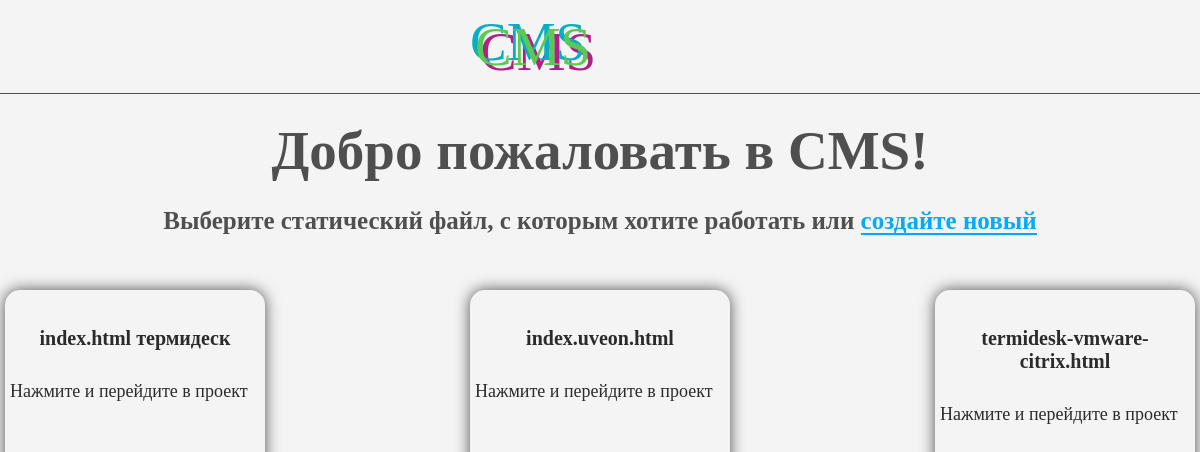
The page / on the database its author committed.
### backend/models.py (models this page shows)
class HTMLTemplate(models.Model):
    name = models.CharField(max_length=400)
    use_name = models.CharField(max_length=500)
    header = models.TextField(null=True)
    body_numbers = models.CharField(max_length=1000)

### backend/views.py (the view)
# urls.py: path('', views.index),
def index(request):
    htmles = return_all_html()
    return render(request, 'index.html', {'htmles': htmles})

### backend/services.py (called while the page is built)
def return_all_html():
    htmle = HTMLTemplate.objects.all()
    return htmle

### templates/index.html (shortened to what this page needs)
<!DOCTYPE html>
{% load static %}
<html lang="en">
<head>
    <link rel="stylesheet" href='{% static "css/main.css" %}' type="text/css">
</head>
<body class="main">
    <header>
        <div class="header_block"><span>CMS</span></div>
    </header>
    <section class="all_body">
        <h1>Добро пожаловать в CMS!</h1>
        <h3>Выберите статический файл, с которым хотите работать или <a href="/htmles/create">создайте новый</a></h3>
        <div class="all_body_static_files">
            {% if htmles.count > 0 %}
                {% for htmle in htmles %}
                    <a href="/htmles/{{ htmle.id }}" class="project">
                        <h2 class="project_title">{{ htmle.name }}</h2>
                        <span class="project_descr">Нажмите и перейдите в проект</span>
                    </a>
                {% endfor %}
            {% endif %}
        </div>
    </section>
</body>
</html>

### static/css/main.css (style rules this page uses)
body { background-color: #f4f4f4; margin: 0; padding: 0; }
.main header { width: 100%; padding: 5px 0; border-bottom: 1px solid #4f4f4f; }
.main header .header_block { max-width: 250px; width: 100%; margin: 10px auto; }
.main header .header_block span { display: block; font-size: 55px; color: #5ac955; text-shadow: -5px -5px 0 #06adc3, 5px 5px 0 #b21f86; }
.main .all_body { max-width: 1200px; width: 100%; margin: 0 auto; }
.main .all_body h1 { display: block; width: fit-content; margin: 25px auto; font-size: 55px; color: #4f4f4f; }
.main .all_body h3 { display: block; width: fit-content; margin: 20px auto; font-size: 25px; color: #4f4f4f; }
.main .all_body h3 a { color: #00aaff; text-decoration: none; border-bottom: 1px solid #00aaff; box-shadow: inset 0 -1px 0 0 #00aaff; -webkit-box-shadow: inset 0 -1px 0 0 #00aaff; -moz-box-shadow: inset 0 -1px 0 0 #00aaff; }
.main .all_body .all_body_static_files { margin-top: 50px; display: flex; flex-wrap: wrap; justify-content: space-between; }
.main .all_body .all_body_static_files .project { border-radius: 15px; display: block; margin: 5px; width: 250px; height: 350px; box-shadow: 0 0 15px #4f4f4f; padding: 5px; transition: all 0.3s ease-in-out; text-decoration: none; }
.main .all_body .all_body_static_files .project .project_title { color: #2b2b2b; font-size: 20px; text-align: center; padding-top: 15px; padding-bottom: 15px; }
.main .all_body .all_body_static_files .project .project_descr { color: #2b2b2b; font-size: 18px; padding-bottom: 15px; }

### rows shown on the page
HTMLTemplate: name "index.html термидеск"
HTMLTemplate: name "index.uveon.html"
HTMLTemplate: name "termidesk-vmware-citrix.html"
